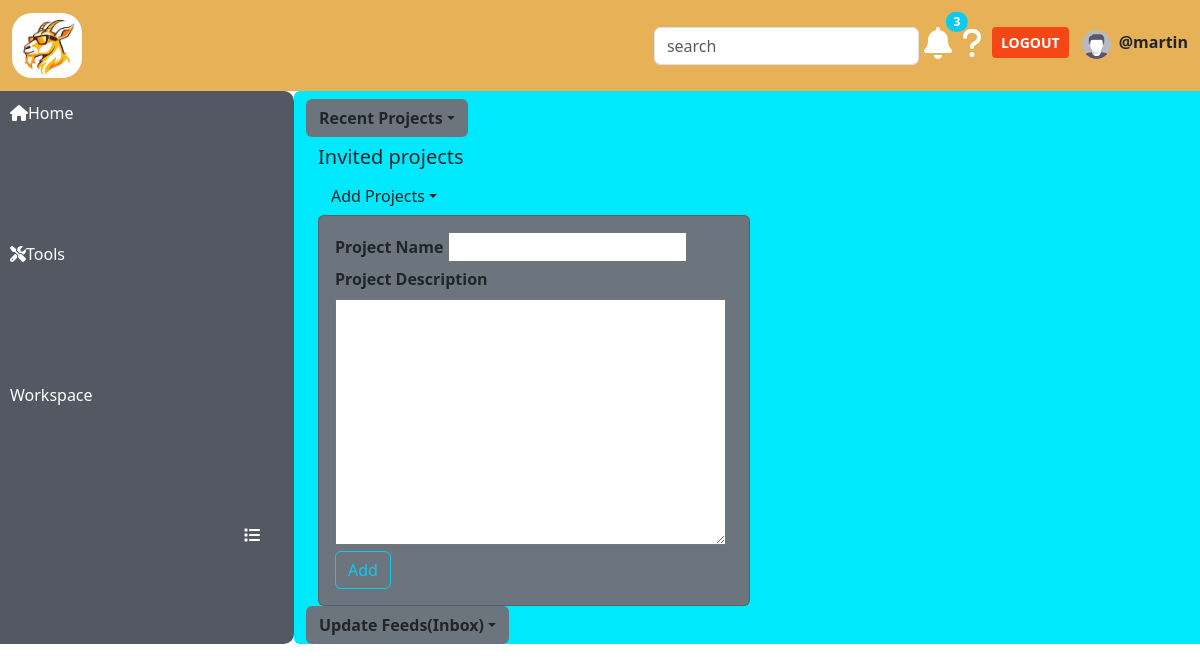
Before: / (signed in) with the older database file.
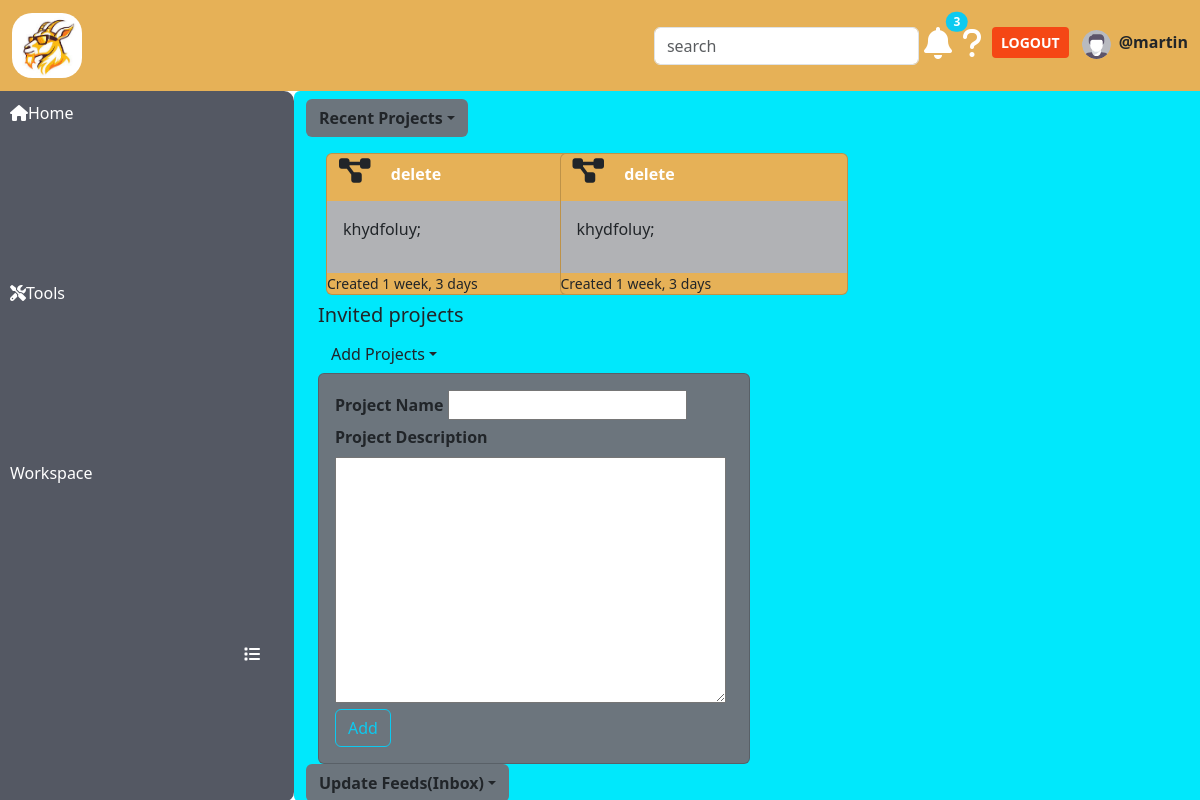
After: the same page with the newer database file.
### taskmng/models.py (models this page shows, shortened)
class Project(models.Model):
    projectname=models.CharField(max_length=60)
    user=models.ForeignKey(User, on_delete=models.CASCADE, default=1)
    description=models.TextField( null=True, blank=True)
    member=models.ManyToManyField(User, through='ProjectMember',blank=True ,related_name='projects')
    created=models.DateTimeField(auto_now_add=True)
    updated=models.DateTimeField(auto_now=True)

### taskmng/views.py (the view)
# urls.py: path('', projectpage, name="projects"),
@login_required(login_url="login")
def projectpage(request):
    projects=Project.objects.filter(user=request.user)
    form=ProjectForm()
    invitations=Invitation.objects.filter(recipient=request.user)
    notifications=Messages.objects.filter(receiver=request.user)
    accepted_project=Invitation.objects.filter(recipient=request.user, status='accepted')
    inv_projects=[invite.project for invite in accepted_project]
    if request.method == 'POST':
        form=ProjectForm(request.POST)
        if form.is_valid():
            project=form.save(commit=False)
            project.user=request.user
            project.save()
            ProjectMember.objects.create(
                user=request.user,
                project=project,
                role='Admin'
            )
        return redirect('projects')
    else:
        form=ProjectForm()
    context={'projects':projects, 'form':form, 'invitations':invitations, 'notifications':notifications, 'inv_projects':inv_projects}
    return render(request, 'taskmng/projectlist.html', context)

### taskmng/forms.py
class ProjectForm(forms.ModelForm):
    class Meta:
        model=Project
        fields=['projectname','description','member']

### taskmng/templates/taskmng/projectlist.html (shortened to what this page needs)
{%extends 'main.html' %}
{% block content %}
<div>
    <div class="row">
        <div class="col-md-3 side-bar">
            {% include 'taskmng/sidebar.html' %}
        </div>
        <div class="rounded  col-md-9" style="background-color:#00e8fc";>
            <div>
            <button class="btn mt-2 bg-secondary fw-bold dropdown-toggle" data-bs-toggle="collapse" type="button" data-bs-target="#projectlist" aria-controls="projectlist"aria-expanded="True">Recent Projects</button>
            </div>
            <div class="mt-2 " id="projectlist">
                <div class=" row container-fluid ">
                    {% for project in projects %}
                    <div class="col-md-3 rounded m-2">
                        <div class="card" style="width:18rem; background-color:#e6b157">
                            <h1 class="rounded fs-3 container-fluid">
                                <i class="fa-solid fa-diagram-project"></i>
                                <button class="btn ms-auto"><a class="link-underline link-underline-opacity-0 fw-bold" style="color:white" href="{% url 'deleteproject' project.id%}">delete</a></button>
                            </h1>
                            <div class="card-body" style="background-color:#b1b2b5">
                                <p>{{project.description}}</p>
                            </div>
                            <small>Created  {{project.created|timesince}}</small>
                        </div>
                    </div>
                    {%endfor%}
                    <h1 class="fs-5">Invited projects</h1>
                </div>
                <div class="container-fluid">
                    <button class="btn dropdown-toggle" data-bs-toggle="collapse"  data-bs-target="#projectcreation" aria-controls="projectcreation" aria-expanded="true" type="button"> Add Projects</button>
                    <div class="bg-secondary card" style="width:27rem" id="projectcreation">
                        <form method="POST" action="" class="card-body">
                            <label  class="form-label fw-bold">Project Name</label>
                            {{form.projectname}}
                            <label class="form-label fw-bold">Project Description</label>
                            {{form.description}}
                            <button type="submit" class="btn btn-outline-info">Add</button>
                        </form>
                    </div>
                </div>
            </div>
            <button class="btn bg-secondary fw-bold dropdown-toggle" data-bs-toggle="collapse" data-bs-target="#updateFeed" aria-expanded="True" aria-controls="updateFeed">Update Feeds(Inbox)</button>
{% endblock%}

Changed rows visible on the page:
added Project: description "khydfoluy;", created "1 week, 3 days"
added Project: description "khydfoluy;", created "1 week, 3 days"
